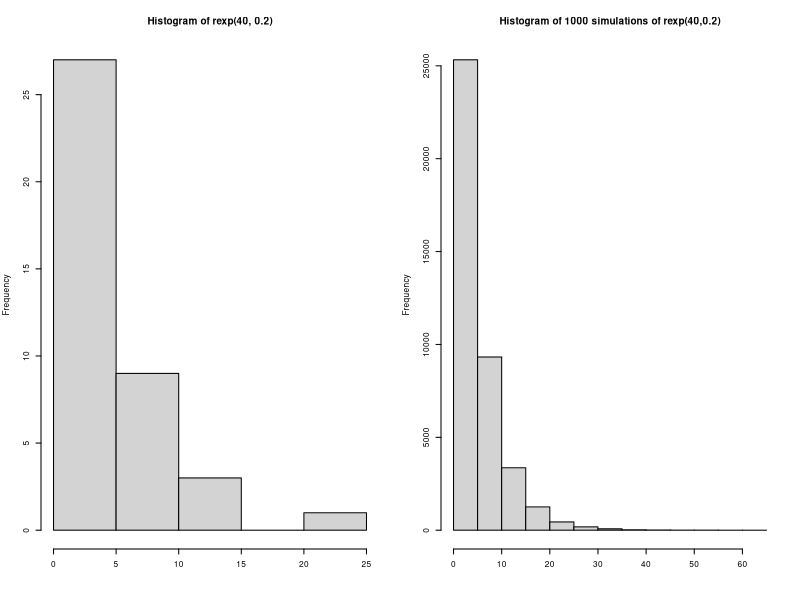
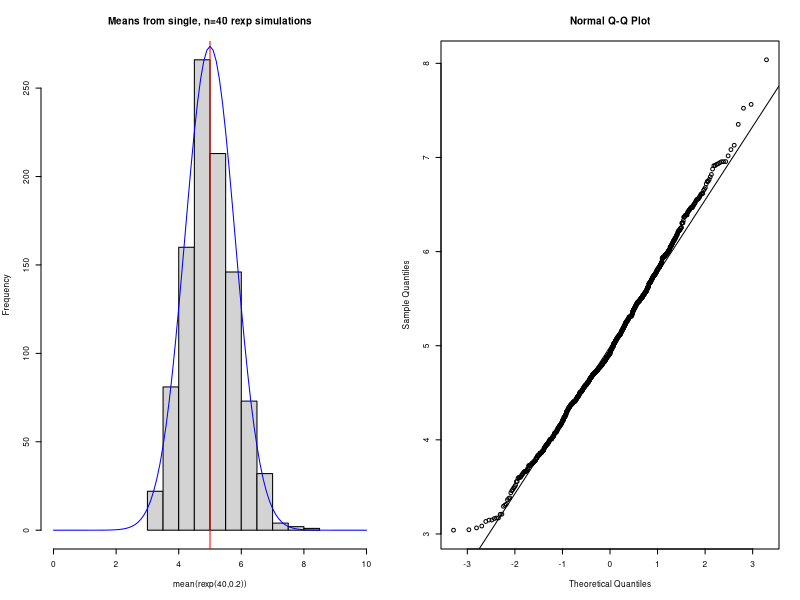
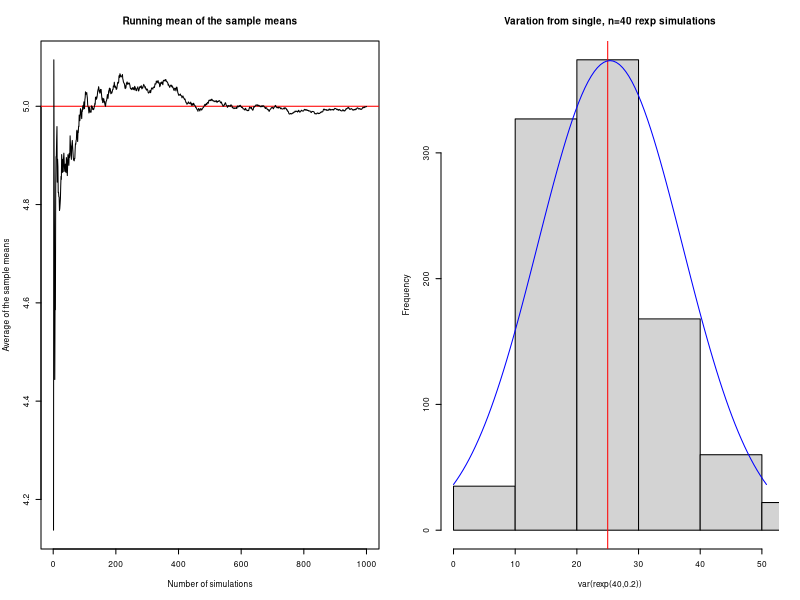
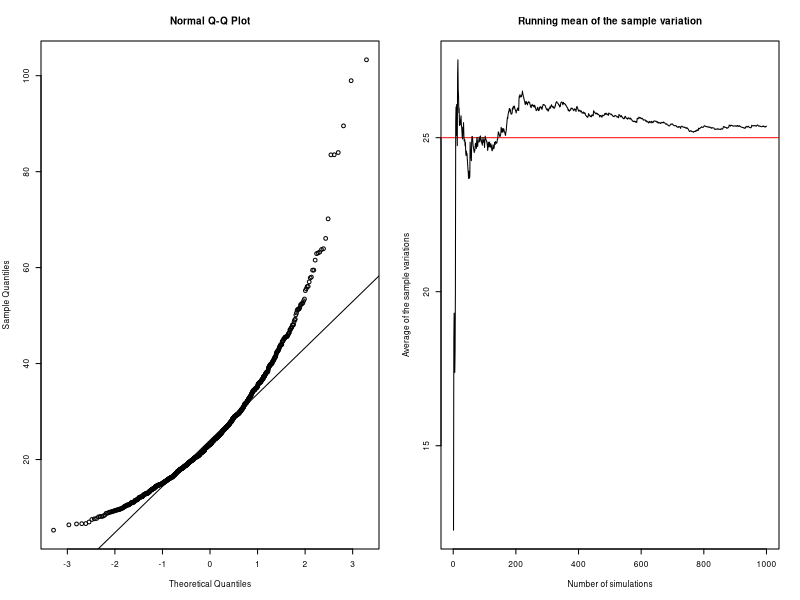
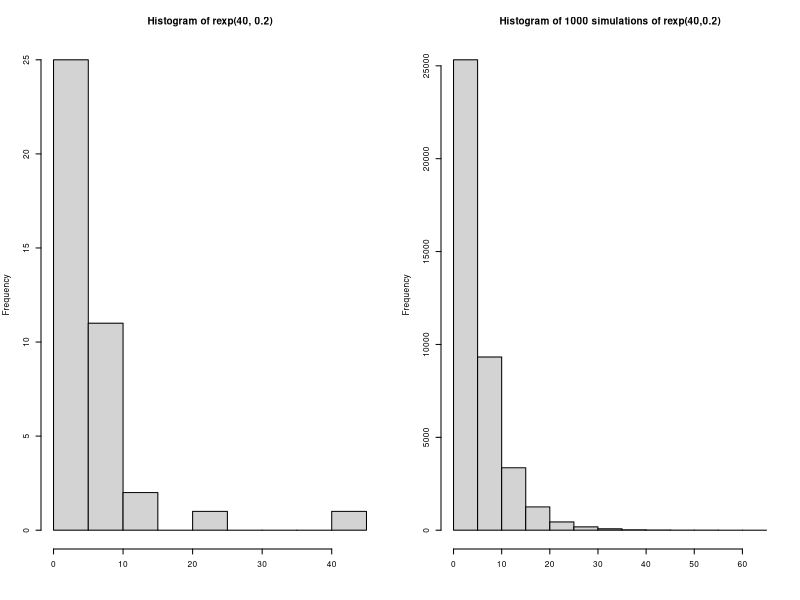
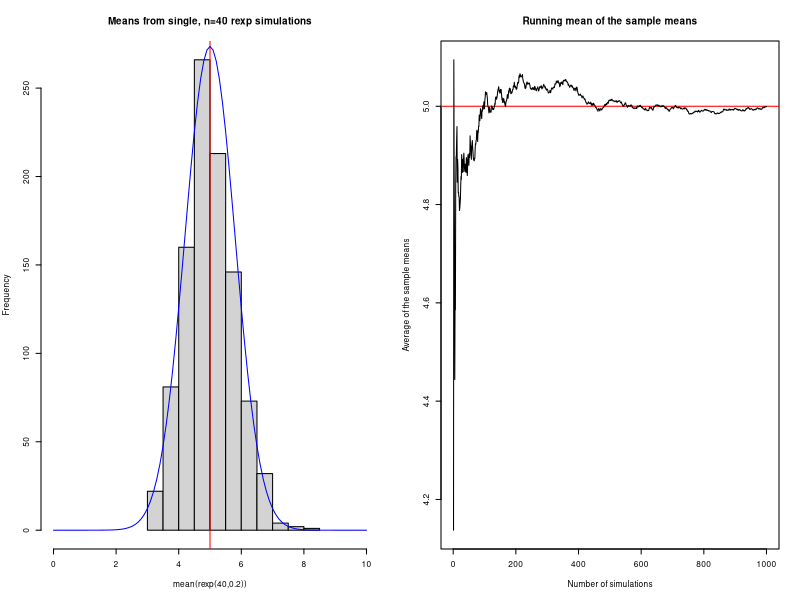
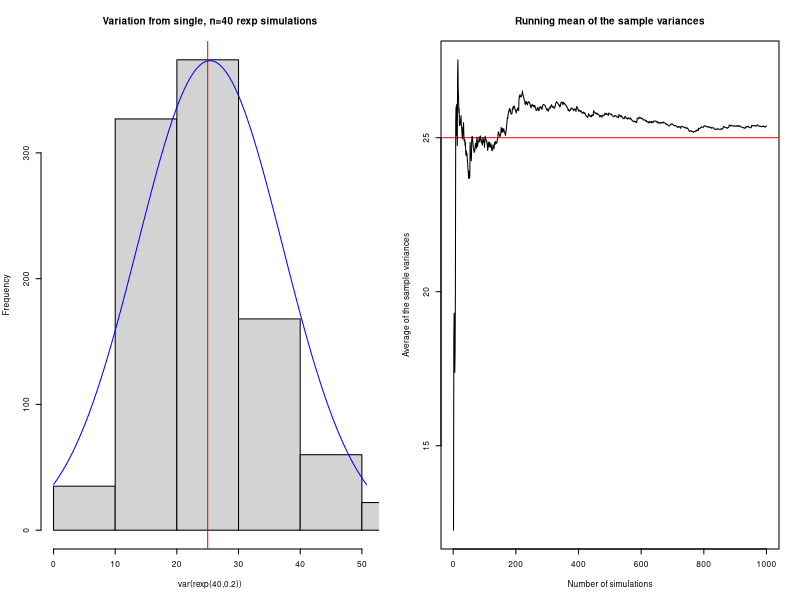

Generate these figures, in order, with R:
## ---- chunk 1
par(mfrow=c(1,2), cex=.5)
## Histogram of 40 exponential values
hist(rexp(40,0.2), xlab="")

## Run 1,000 simulations with n=40
set.seed(100)
alldata <- c()
for (i in 1:1000) {
    thisrun <- rexp(40, 0.2)
    alldata <- c(alldata, thisrun)
}

## Histogram of 1,000 * 40 exponential values.
hist(alldata, main="Histogram of 1000 simulations of rexp(40,0.2)", xlab="")
## ---- chunk 2
## Run 1,000 simulations with n=40.
## Save the mean for each run.
set.seed(100)
simedmeans <- c()
for (i in 1:1000) {
    thisrun <- rexp(40, 0.2)
    simedmeans <- c(simedmeans, mean(thisrun))
}

## Graph the means for each run with a normal distribution curve
par(mfrow=c(1,2), cex=0.5)
hist(simedmeans, main="Means from single, n=40 rexp simulations",
     xlab="mean(rexp(40,0.2))", xlim=c(0, 2*mean(simedmeans)))
abline(v=1/0.2, col="red")
curve(dnorm(x, mean=mean(simedmeans), sd=sd(simedmeans))*550, add=TRUE, col="blue")

qqnorm(simedmeans)
qqline(simedmeans)
## ---- chunk 3
par(cex=.5)
## Run 1,000 simulations with n=40.
## Keep a running mean of the means of the simulations.
set.seed(100)
simedmeans <- c()
runningmean <- c()
for (i in 1:1000) {
    thisrun <- rexp(40, 0.2)
    simedmeans <- c(simedmeans, mean(thisrun))
    runningmean <- c(runningmean, mean(simedmeans))
}

## Graph the mean of the sample means as it changes as more simulations are run
## with a line representing the theoretical mean.
plot(x=1:length(runningmean), y=runningmean, pch=20, type="n",
     xlab="Number of simulations", ylab="Average of the sample means", 
     main="Running mean of the sample means")
abline(h=1/0.2, col="red")
lines(x=1:length(runningmean), y=runningmean)
## ---- chunk 4
## Run 1,000 simulations with n=40.
## Save the variation for each run.
set.seed(100)
simedvars <- c()
for (i in 1:1000) {
    thisrun <- rexp(40, 0.2)
    simedvars <- c(simedvars, var(thisrun))
}
## ---- chunk 5
par(cex=.5)
## Run 1,000 simulations with n=40.
## Save the variation for each run.
set.seed(100)
simedvars <- c()
for (i in 1:1000) {
    thisrun <- rexp(40, 0.2)
    simedvars <- c(simedvars, var(thisrun))
}

## Graph the variations for each run with a normal distribution curve
hist(simedvars, main="Varation from single, n=40 rexp simulations",
     xlab="var(rexp(40,0.2))", xlim=c(0, 2*mean(simedvars)))
abline(v=(1/((0.2)^2)), col="red")
curve(dnorm(x, mean=mean(simedvars), sd=sd(simedvars))*11000, add=TRUE, col="blue")
## ---- chunk 6
par(cex=0.5)
qqnorm(simedvars)
qqline(simedvars)
## ---- chunk 7
par(cex=.5)
## Run 1,000 simulations with n=40.
## Keep a running mean of the standard devations of the simulations.
set.seed(100)
simedvars <- c()
runningvarmean <- c()
for (i in 1:1000) {
    thisrun <- rexp(40, 0.2)
    simedvars <- c(simedvars, var(thisrun))
    runningvarmean <- c(runningvarmean, mean(simedvars))
}

## Graph the mean of the sample variances as it changes as more simulations are run
## with a line representing the theoretical variance.
plot(x=1:length(runningvarmean), y=runningvarmean, pch=20, type="n",
     xlab="Number of simulations", ylab="Average of the sample variations",
     main="Running mean of the sample variation")
abline(h=(1/((0.2)^2)), col="red")
lines(x=1:length(runningvarmean), y=runningvarmean)
## ---- chunk 8
## Histogram of 40 exponential values
hist(rexp(40,0.2), xlab="")

## Run 1,000 simulations with n=40
set.seed(100)
alldata <- c()
for (i in 1:1000) {
    thisrun <- rexp(40, 0.2)
    alldata <- c(alldata, thisrun)
}

## Histogram of 1,000 * 40 exponential values.
hist(alldata, main="Histogram of 1000 simulations of rexp(40,0.2)", xlab="")
## ---- chunk 9
## Run 1,000 simulations with n=40.
## Save the mean for each run.
set.seed(100)
simedmeans <- c()
for (i in 1:1000) {
    thisrun <- rexp(40, 0.2)
    simedmeans <- c(simedmeans, mean(thisrun))
}

## Graph the means for each run with a normal distribution curve
hist(simedmeans, main="Means from single, n=40 rexp simulations",
     xlab="mean(rexp(40,0.2))", xlim=c(0, 2*mean(simedmeans)))
abline(v=1/0.2, col="red")
curve(dnorm(x, mean=mean(simedmeans), sd=sd(simedmeans))*550, add=TRUE, col="blue")
## ---- chunk 10
## Run 1,000 simulations with n=40.
## Keep a running mean of the means of the simulations.
set.seed(100)
simedmeans <- c()
runningmean <- c()
for (i in 1:1000) {
    thisrun <- rexp(40, 0.2)
    simedmeans <- c(simedmeans, mean(thisrun))
    runningmean <- c(runningmean, mean(simedmeans))
}

## Graph the mean of the sample means as it changes as more simulations are run
## with a line representing the theoretical mean.
plot(x=1:length(runningmean), y=runningmean, pch=20, type="n",
     xlab="Number of simulations", ylab="Average of the sample means", 
     main="Running mean of the sample means")
abline(h=1/0.2, col="red")
lines(x=1:length(runningmean), y=runningmean)
## ---- chunk 11
## Run 1,000 simulations with n=40.
## Save the variation for each run.
set.seed(100)
simedvars <- c()
for (i in 1:1000) {
    thisrun <- rexp(40, 0.2)
    simedvars <- c(simedvars, var(thisrun))
}

## Graph the variations for each run with a normal distribution curve
hist(simedvars, main="Variation from single, n=40 rexp simulations",
     xlab="var(rexp(40,0.2))", xlim=c(0, 2*mean(simedvars)))
abline(v=(1/0.2)^2, col="red")
curve(dnorm(x, mean=mean(simedvars), sd=sd(simedvars))*11000, add=TRUE, col="blue")
## ---- chunk 12
## Run 1,000 simulations with n=40.
## Keep a running mean of the variances of the simulations.
set.seed(100)
simedvars <- c()
runningvarmean <- c()
for (i in 1:1000) {
    thisrun <- rexp(40, 0.2)
    simedvars <- c(simedvars, var(thisrun))
    runningvarmean <- c(runningvarmean, mean(simedvars))
}

## Graph the mean of the sample variances as it changes as more simulations are run
## with a line representing the theoretical variance.
plot(x=1:length(runningvarmean), y=runningvarmean, pch=20, type="n",
     xlab="Number of simulations", ylab="Average of the sample variances",
     main="Running mean of the sample variances")
abline(h=(1/0.2)^2, col="red")
lines(x=1:length(runningvarmean), y=runningvarmean)
